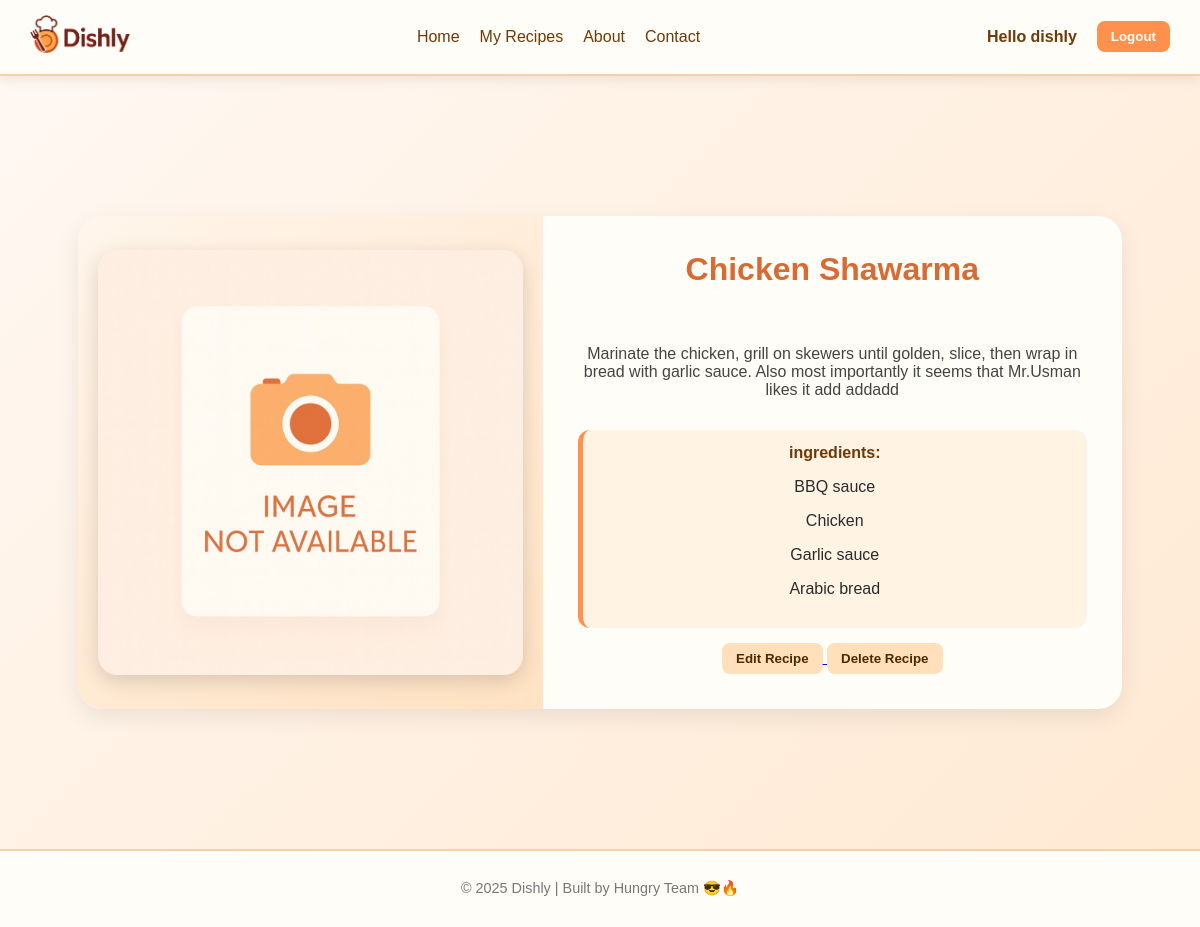
Screenshot of /recipes/28/ (signed in) with the database file from the repository.
### dishly_app/models.py (models this page shows, shortened)
class Recipe(models.Model):
    name = models.CharField(max_length=100)
    description = models.TextField(max_length=500)
    created_at = models.DateTimeField(auto_now_add=True)
    image_url = models.URLField(blank =True, max_length=500,  help_text="Paste a full recipe image https://URL")
    likes = models.ManyToManyField(User, related_name='liked_recipes', blank=True)
    user = models.ForeignKey(User, on_delete=models.CASCADE)
    category = models.CharField(
        max_length=2,
        choices=CATEGORIES,
        default=CATEGORIES[0][0]
    )
    ingredients = models.ManyToManyField(Ingredient, related_name="recipes")
    class Meta:
        ordering = ['-created_at']

class Ingredient(models.Model):
    name = models.CharField(max_length=100, unique=True)

### dishly_app/views.py (the view)
# urls.py: path('recipes/<int:pk>/', RecipeDetailView.as_view(), name= 'recipe-detail'),
class RecipeDetailView(DetailView):
    model = Recipe
    template_name = 'dishly_app/recipes/details.html'
    context_object_name = 'recipe'

### dishly_app/templates/dishly_app/recipes/details.html (shortened to what this page needs)
{% extends "base.html" %} {% load static %}
{% block content %}
<section class="recipe-showcase">
  <div class="showcase-container">
    <div class="showcase-image">
     {% if object.image_url %}
  <img
    src="{{ object.image_url }}"
    alt="{{ object.name }}image"
    class="img-fluid"
    onerror="this.onerror=null;this.src='{% static 'images/placeholder.png' %}';"
  >
{% else %}
  <img src="{% static 'images/placeholder.png' %}" alt="No image" class="img-fluid">
{% endif %}
    </div>
    <div class="showcase-content">
      <h2>{{recipe.name}}</h2>
      <p class="description">
       {{recipe.description}}
      </p>
      <div class="ingredients">
        <h4>ingredients:</h4>
         {% for ingredient in recipe.ingredients.all %}
              <p>{{ ingredient.name }}</p>
           {% empty %}
              <li>No ingredients listed.</li>
              {% endfor %}
      </div>
      <div class="actions">
      {% if not user.is_authenticated  %}
        <h4>Login</h4>
      {% elif user.is_authenticated and recipe.user == user %}
          <a href="{% url "recipe-update" recipe.id %}">  <button class="btn secondary">Edit Recipe</button> </a>
          <a href="{% url "recipe-delete" recipe.id %}">  <button class="btn secondary">Delete Recipe</button> </a>
      {% endif %}
       </div>
    </div>
  </div>
</section>
{% endblock content %}

### dishly_app/templates/base.html (shortened to what this page needs)
{% load static %}
<!DOCTYPE html>
<html lang="en">
<head>
  {% block extra_css %}
  <link rel="stylesheet" href="{% static 'css/base.css' %}">
  {% endblock %}
</head>
<body>
  <nav class="navbar">
    <div class="logo">
      <img class="logo" src="{% static 'images/logo.png' %}" alt="DishlyLogo" />
    </div>
    <ul class="nav-links">
      <li><a href="{% url "recipe-list" %}">Home</a></li>
      {% if user.is_authenticated %}
        <li><a href="{% url "myrecipe" %}">My Recipes</a></li>
      {% endif %}
        <li><a href="{% url 'about' %}">About</a></li>
        <li><a href="{% url 'contact' %}">Contact</a></li>
    </ul>
    <div class="nav-buttons">
      {% if user.is_authenticated %}
      <span class = "usernameWelcome"> <b><strong>Hello {{ request.user.username }}</strong></b></span>
        <form id="logout-form" method="post" action="{% url "logout" %}">
        <a href="#"><button class="btn signup">Logout</button></a>
        </form>
      {% else %}
        <a href="{% url 'login' %}"><button class="btn login">Login</button></a>
        <a href="{% url 'signup' %}"><button class="btn signup">Sign Up</button></a>
      {% endif %}
    </div>
  </nav>
  <main class="content">
    {% block content %}
    {% endblock content %}
  </main>
  <footer class="footer">
    <p>© 2025 Dishly | Built by Hungry Team 😎🔥</p>
  </footer>
</body>
</html>

### dishly_app/static/css/base.css (style rules this page uses)
body { font-family: 'Poppins', Arial, sans-serif; margin: 0; background: linear-gradient(135deg, #fff8f3, #ffe9d2); color: #2b2b2b; }
.navbar { display: flex; justify-content: space-between; align-items: center; flex-wrap: wrap; padding: 15px 30px; background: #fffdf8; box-shadow: 0 4px 12px rgba(0, 0, 0, 0.1); border-bottom: 2px solid #f5d0a9; }
.logo { font-size: 1.5em; font-weight: bold; color: #d86b34; object-fit: cover; width: 100px; height: auto; }
.nav-links { list-style: none; display: flex; gap: 20px; padding: 0; margin: 0; }
.nav-links a { text-decoration: none; color: #6e3a07; font-weight: 500; transition: color 0.2s; }
.nav-buttons { display: flex; gap: 10px; flex-wrap: wrap; }
.btn { border: none; padding: 8px 14px; border-radius: 8px; font-weight: 600; cursor: pointer; transition: all 0.2s; }
.btn.signup { background: #ff914d; color: white; }
.content { text-align: center; padding: 80px 20px; }
.footer { text-align: center; padding: 15px 0; background: #fffdf8; border-top: 2px solid #f5d0a9; color: #777; font-size: 0.9em; position: relative; bottom: 0; width: 100%; }
.recipe-showcase { width: 90%; max-width: 1100px; margin: 60px auto; background: #fffdf8; border-radius: 24px; box-shadow: 0 8px 24px rgba(0, 0, 0, 0.08); overflow: hidden; animation: fadeIn 0.7s ease-in; }
.showcase-container { display: flex; flex-wrap: wrap; align-items: stretch; justify-content: space-between; }
.showcase-image { flex: 1; min-width: 300px; max-width: 45%; display: flex; align-items: center; justify-content: center; background: linear-gradient(145deg, #fff5eb, #ffe2c2); padding: 20px; }
.showcase-image img { width: 100%; height: auto; max-height: 500px; object-fit: cover; border-radius: 20px; box-shadow: 0 6px 20px rgba(0, 0, 0, 0.15); transition: transform 0.4s ease, box-shadow 0.4s ease; }
.showcase-content { flex: 1.2; padding: 35px; display: flex; flex-direction: column; justify-content: flex-start; gap: 15px; min-width: 320px; }
.showcase-content h2 { color: #d86b34; font-size: 2em; font-weight: 700; margin-top: 0; text-align: center; }
.ingredients { background: #fff3e4; border-left: 5px solid #ff914d; padding: 14px 18px; border-radius: 12px; max-height: 250px; overflow-y: auto; }
.ingredients h4 { margin: 0 0 8px; color: #6e3a07; font-weight: 600; }
.secondary { background: #ffe0bb !important; color: #4b2a07 !important; }
.usernameWelcome { color: #6e3a07; margin-right: 10px; list-style: none; display: flex; gap: 20px; text-align: center; justify-content: center; align-items: center; }
:root { --bg-grad-1:#fff8f3; --bg-grad-2:#ffe9d2; --cream:#fffdf8; --soft-cream:#fffaf5; --brand:#ff914d; --brand-700:#ff7a1f; --brand-200:#ffe0bb; --brand-250:#ffe7cf; --brand-300:#ffd6ad; --brand-400:#ffb38a; --brown:#6e3a07; --accent:#d86b34; --divider:#f5d0a9; --shadow:0 4px 12px rgba(0,0,0,0.08); }
body { background:linear-gradient(135deg,var(--bg-grad-1),var(--bg-grad-2)); color:#2b2b2b; }
.navbar { background:var(--cream); box-shadow:var(--shadow); border-bottom:2px solid var(--divider); }
.footer { background:var(--cream); border-top:2px solid var(--divider); }
.logo { color:var(--accent); }
.nav-links a { color:var(--brown); }
.recipe-showcase { background:var(--cream); box-shadow:0 8px 24px rgba(0,0,0,0.08); }
.showcase-image { background:linear-gradient(145deg,#fff5eb,#ffe2c2); }
.showcase-content h2 { color:var(--accent); }
.ingredients { background:#fff3e4; border-left:5px solid var(--brand); }
.description { color:#444; }
.secondary { background:var(--brand-200) !important; color:#4b2a07 !important; }

### rows the page displays
Recipe: name "Chicken Shawarma", description "Marinate the chicken, grill on skewers until golden, slice, then wrap in bread with garlic sauce. Also most importantly it seems that Mr.Usman likes it add addadd"
Ingredient: name "BBQ sauce"
Ingredient: name "Chicken"
Ingredient: name "Garlic sauce"
Ingredient: name "Arabic bread"

### other values shown
{{ request.user.username }} "dishly"
